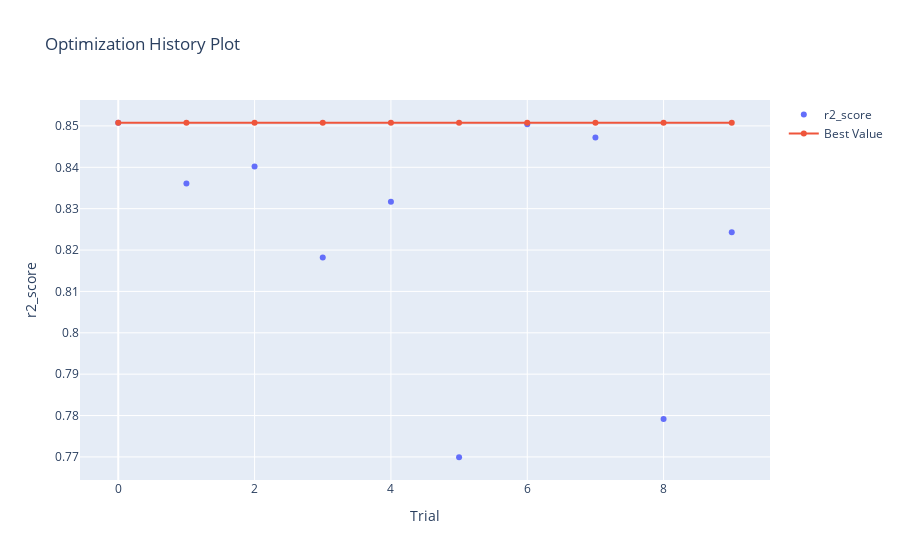

This figure's notebook cell:
### Code cell
optuna.visualization.plot_optimization_history(study, target_name="r2_score")

### Figure 1 — Plotly figure (JSON) as saved in the notebook; plotly's stock layout.template omitted (floating-point values rounded to 4 significant figures)
{"data": [{"mode": "markers", "name": "r2_score", "type": "scatter", "x": [0, 1, 2, 3, 4, 5, 6, 7, 8, 9], "y": [0.8508, 0.8361, 0.8402, 0.8182, 0.8317, 0.7699, 0.8504, 0.8472, 0.7791, 0.8243]}, {"name": "Best Value", "type": "scatter", "x": [0, 1, 2, 3, 4, 5, 6, 7, 8, 9], "y": [0.8508, 0.8508, 0.8508, 0.8508, 0.8508, 0.8508, 0.8508, 0.8508, 0.8508, 0.8508]}], "layout": {"title": {"text": "Optimization History Plot"}, "xaxis": {"title": {"text": "Trial"}}, "yaxis": {"title": {"text": "r2_score"}}}}
